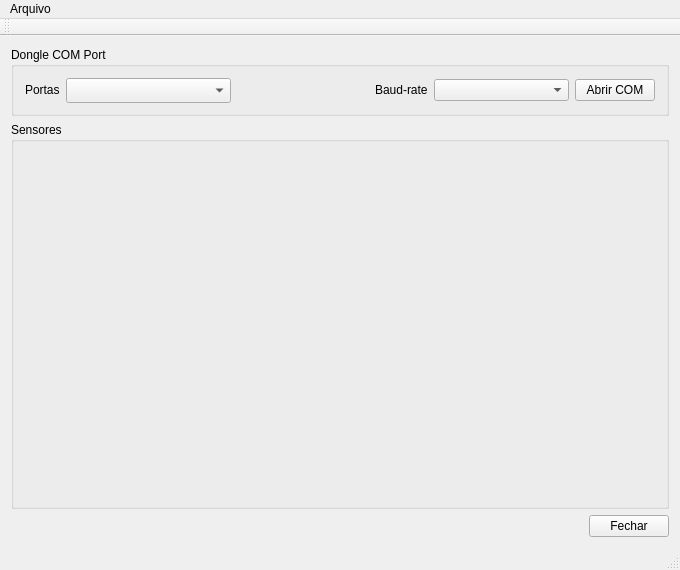
<?xml version="1.0" encoding="UTF-8"?>
<ui version="4.0">
 <class>MainWindow</class>
 <widget class="QMainWindow" name="MainWindow">
  <property name="geometry">
   <rect>
    <x>0</x>
    <y>0</y>
    <width>680</width>
    <height>570</height>
   </rect>
  </property>
  <property name="windowTitle">
   <string>MainWindow</string>
  </property>
  <widget class="QWidget" name="centralWidget">
   <layout class="QGridLayout" name="gridLayout_2">
    <item row="1" column="0" colspan="2">
     <widget class="QGroupBox" name="groupBoxSensors">
      <property name="title">
       <string>Sensores</string>
      </property>
     </widget>
    </item>
    <item row="2" column="1" alignment="Qt::AlignRight">
     <widget class="QPushButton" name="pushButtonClose">
      <property name="text">
       <string>Fechar</string>
      </property>
     </widget>
    </item>
    <item row="0" column="0" colspan="2">
     <widget class="QGroupBox" name="groupBox">
      <property name="maximumSize">
       <size>
        <width>16777215</width>
        <height>69</height>
       </size>
      </property>
      <property name="title">
       <string>Dongle COM Port</string>
      </property>
      <layout class="QGridLayout" name="gridLayout">
       <item row="0" column="0">
        <widget class="QLabel" name="label">
         <property name="text">
          <string>Portas</string>
         </property>
        </widget>
       </item>
       <item row="0" column="3">
        <widget class="QLabel" name="label_2">
         <property name="text">
          <string>Baud-rate</string>
         </property>
        </widget>
       </item>
       <item row="0" column="5">
        <widget class="QPushButton" name="pushButtonOpenPort">
         <property name="text">
          <string>Abrir COM</string>
         </property>
        </widget>
       </item>
       <item row="0" column="4">
        <widget class="QComboBox" name="comboBoxBaud">
         <property name="minimumSize">
          <size>
           <width>135</width>
           <height>0</height>
          </size>
         </property>
        </widget>
       </item>
       <item row="0" column="1">
        <widget class="QComboBox" name="comboBoxComPort">
         <property name="minimumSize">
          <size>
           <width>165</width>
           <height>25</height>
          </size>
         </property>
        </widget>
       </item>
       <item row="0" column="2">
        <spacer name="horizontalSpacer">
         <property name="orientation">
          <enum>Qt::Horizontal</enum>
         </property>
         <property name="sizeHint" stdset="0">
          <size>
           <width>40</width>
           <height>20</height>
          </size>
         </property>
        </spacer>
       </item>
      </layout>
     </widget>
    </item>
   </layout>
  </widget>
  <widget class="QMenuBar" name="menuBar">
   <property name="geometry">
    <rect>
     <x>0</x>
     <y>0</y>
     <width>680</width>
     <height>22</height>
    </rect>
   </property>
   <widget class="QMenu" name="menuArquivo">
    <property name="title">
     <string>Arquivo</string>
    </property>
    <addaction name="actionSair"/>
   </widget>
   <addaction name="menuArquivo"/>
  </widget>
  <widget class="QToolBar" name="mainToolBar">
   <attribute name="toolBarArea">
    <enum>TopToolBarArea</enum>
   </attribute>
   <attribute name="toolBarBreak">
    <bool>false</bool>
   </attribute>
  </widget>
  <widget class="QStatusBar" name="statusBar"/>
  <action name="actionSair">
   <property name="text">
    <string>Sair</string>
   </property>
  </action>
 </widget>
 <layoutdefault spacing="6" margin="11"/>
 <resources/>
 <connections/>
</ui>
